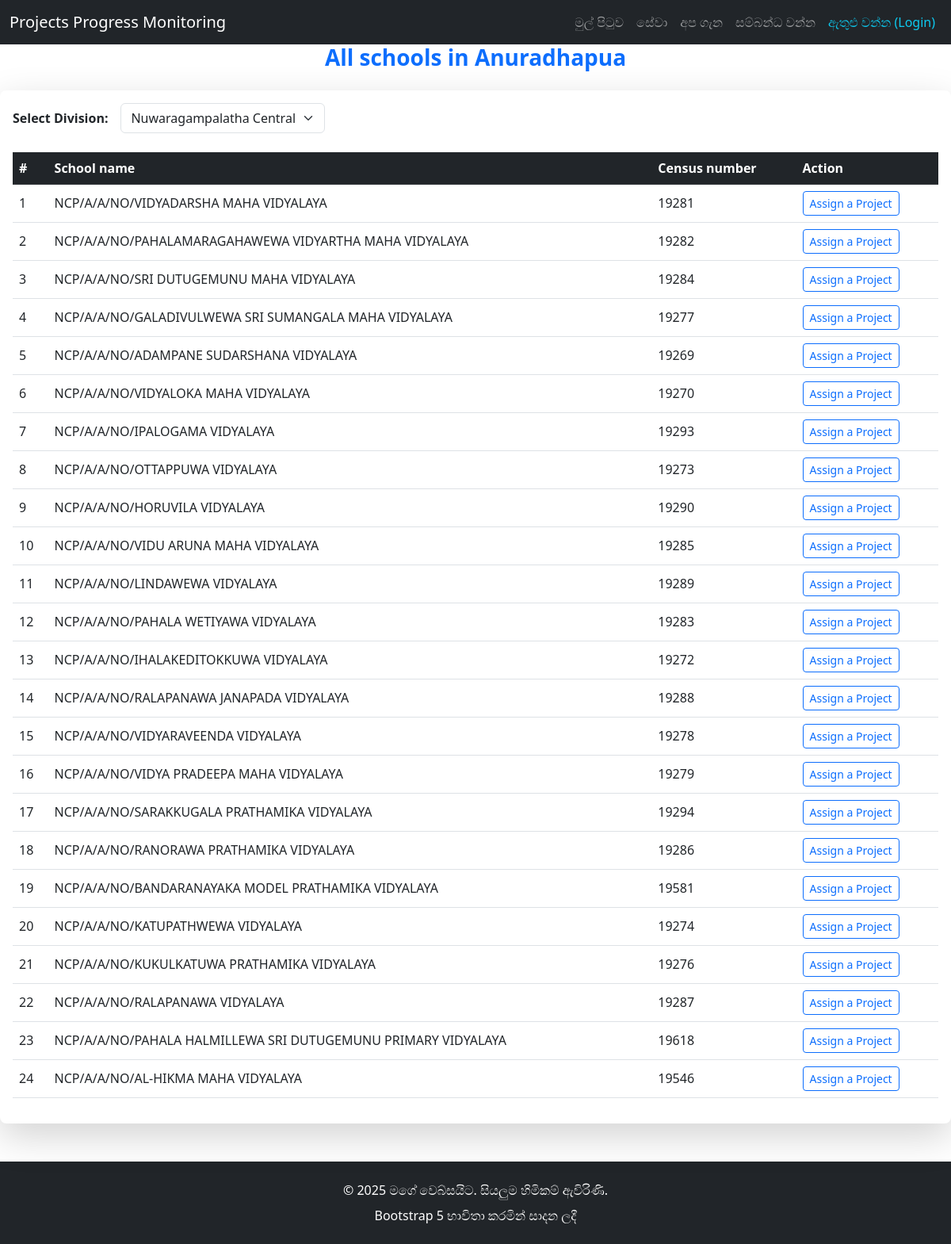
The app's page /division-schools/5/ with its own data.
### user_app/models.py (models this page shows, shortened)
class School(models.Model):
    name = models.CharField(max_length=200)
    census_number = models.CharField(max_length=50, unique=True)
    division = models.ForeignKey(Division, on_delete=models.CASCADE, related_name='schools')

### user_app/views.py (the view)
# urls.py: path('division-schools/', views.division_schools, name='division_schools'),
def division_schools(request, division_id=None):
    divisions = Division.objects.all()
    if division_id:
        selected_division = Division.objects.get(id=division_id)
    else:
        selected_division = divisions.first()
    schools = School.objects.filter(division=selected_division)
    return render(request, 'division_schools.html', {
        'divisions': divisions,
        'schools': schools,
        'selected_division': selected_division,
    })

### user_app/templates/division_schools.html (shortened to what this page needs)
{% extends 'master.html' %}
{% load static %}
{% block content %}
    <div class="text-center mb-4">
        <h3 class="fw-bold text-primary">All schools in Anuradhapua</h3>
    </div>
    <div class="card shadow-lg border-0 rounded-3">
        <div class="card-body">
            <div class="d-flex align-items-center mb-4">
                <label for="divisionSelect" class="form-label fw-semibold me-3 mb-0">Select Division:</label>
                <select id="divisionSelect" class="form-select w-auto">
                    {% for division in divisions %}
                        <option value="{{ division.id }}">{{ division.name }}</option>
                    {% endfor %}
                </select>
            </div>
            <div class="table-responsive">
                <table class="table table-hover align-middle">
                    <thead class="table-dark">
                        <tr>
                            <th scope="col">#</th>
                            <th scope="col">School name</th>
                            <th scope="col">Census number</th>
                             <th scope="col">Action</th>
                        </tr>
                    </thead>
                    <tbody id="schoolsTable">
                        {% for school in schools %}
                        <tr>
                            <td>{{ forloop.counter }}</td>
                            <td>{{ school.name }}</td>
                            <td>{{ school.census_number }}</td>
                            <td>
                                <a href="#" class="btn btn-sm btn-outline-primary">Assign a Project</a>
                            </td>
                        </tr>
                        {% empty %}
                        <tr><td colspan="3" class="text-center text-muted">පාසල් නොමැත</td></tr>
                        {% endfor %}
                    </tbody>
                </table>
            </div>
        </div>
    </div>
{% endblock %}

### records on screen
School: name "NCP/A/A/NO/VIDYADARSHA MAHA VIDYALAYA", census_number "19281"
School: name "NCP/A/A/NO/PAHALAMARAGAHAWEWA VIDYARTHA MAHA VIDYALAYA", census_number "19282"
School: name "NCP/A/A/NO/SRI DUTUGEMUNU MAHA VIDYALAYA", census_number "19284"
School: name "NCP/A/A/NO/GALADIVULWEWA SRI SUMANGALA MAHA VIDYALAYA", census_number "19277"
School: name "NCP/A/A/NO/ADAMPANE SUDARSHANA VIDYALAYA", census_number "19269"
School: name "NCP/A/A/NO/VIDYALOKA MAHA VIDYALAYA", census_number "19270"
School: name "NCP/A/A/NO/IPALOGAMA VIDYALAYA", census_number "19293"
School: name "NCP/A/A/NO/OTTAPPUWA VIDYALAYA", census_number "19273"
School: name "NCP/A/A/NO/HORUVILA VIDYALAYA", census_number "19290"
School: name "NCP/A/A/NO/VIDU ARUNA MAHA VIDYALAYA", census_number "19285"
School: name "NCP/A/A/NO/LINDAWEWA VIDYALAYA", census_number "19289"
School: name "NCP/A/A/NO/PAHALA WETIYAWA VIDYALAYA", census_number "19283"
School: name "NCP/A/A/NO/IHALAKEDITOKKUWA VIDYALAYA", census_number "19272"
School: name "NCP/A/A/NO/RALAPANAWA JANAPADA VIDYALAYA", census_number "19288"
School: name "NCP/A/A/NO/VIDYARAVEENDA VIDYALAYA", census_number "19278"
School: name "NCP/A/A/NO/VIDYA PRADEEPA MAHA VIDYALAYA", census_number "19279"
School: name "NCP/A/A/NO/SARAKKUGALA PRATHAMIKA VIDYALAYA", census_number "19294"
School: name "NCP/A/A/NO/RANORAWA PRATHAMIKA VIDYALAYA", census_number "19286"
School: name "NCP/A/A/NO/BANDARANAYAKA MODEL PRATHAMIKA VIDYALAYA", census_number "19581"
School: name "NCP/A/A/NO/KATUPATHWEWA VIDYALAYA", census_number "19274"
School: name "NCP/A/A/NO/KUKULKATUWA PRATHAMIKA VIDYALAYA", census_number "19276"
School: name "NCP/A/A/NO/RALAPANAWA VIDYALAYA", census_number "19287"
School: name "NCP/A/A/NO/PAHALA HALMILLEWA SRI DUTUGEMUNU PRIMARY VIDYALAYA", census_number "19618"
School: name "NCP/A/A/NO/AL-HIKMA MAHA VIDYALAYA", census_number "19546"

### other values on screen
form field value "Nuwaragampalatha Central"
